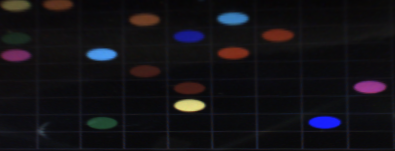
#> input picture camera/postHomographFlow.png, 395 x 151 px, found by its file name
$ python findGrid.py
#> lines starting #> are read from the running program, lines starting #| are printed output that depends on the picture; after the words box and inside, x2 and y2 are one past the last pixel; in counts of white or black regions, pixels touching at a corner belong together
import cv2 as cv

xDiff = 42
yDiff = 16

arr = [[[-1, -1, -1] for _ in range(9)] for _ in range(9)]

img = cv.imread('./camera/postHomographFlow.png')
#> img is the input picture: shape (151, 395, 3); mean B, G, R 21.8, 17.5, 19.3
start = xDiff // 2, yDiff // 2
for row in range(len(arr)):
  for col in range(len(arr[row])):
    if(start[1] + yDiff * row > len(img) or start[0] + xDiff * col > len(img[0])):
      print('Out of bounds')
      break
    # print(img[start[1] + yDiff * row][start[0] + xDiff * col])
    arr[row][col] = list(img[start[1] + yDiff * row][start[0] + xDiff * col])
    cv.circle(img, [start[0] + xDiff * col, start[1] + yDiff * row], 2, [0, 255, 0], -1)
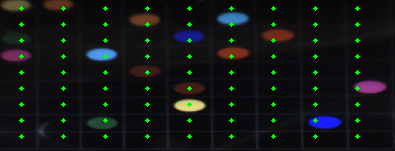
#> img: shape (151, 395, 3); 1.77% of pixels changed, all inside (x1, y1, x2, y2) = (19, 6, 360, 139)
#> after the loop, arr = 9 items

cv.imshow('name', img)
cv.waitKey(0)
cv.destroyAllWindows()

for a in arr:
  print(a)
#> this loop made 9 passes
#| [[51, 83, 89], [27, 42, 74], [10, 7, 8], [9, 8, 9], [9, 8, 9], [17, 12, 10], [12, 10, 9], [11, 10, 10], [10, 9, 10]]
#| [[11, 10, 12], [12, 11, 11], [13, 12, 14], [34, 56, 91], [17, 13, 15], [107, 82, 45], [12, 12, 14], [18, 12, 14], [16, 14, 15]]
#| [[33, 41, 27], [17, 16, 17], [18, 16, 17], [14, 16, 18], [133, 25, 24], [18, 17, 17], [26, 37, 85], [18, 19, 17], [18, 18, 19]]
#| [[98, 47, 116], [14, 14, 18], [240, 155, 78], [16, 16, 17], [16, 16, 17], [28, 44, 126], [10, 9, 11], [11, 10, 12], [13, 10, 9]]
#| [[14, 11, 15], [13, 13, 13], [16, 13, 13], [25, 30, 64], [12, 9, 11], [12, 10, 10], [13, 11, 10], [10, 11, 11], [14, 11, 12]]
#| [[14, 12, 15], [13, 12, 12], [13, 11, 10], [12, 9, 8], [24, 28, 69], [12, 10, 9], [12, 10, 10], [12, 10, 10], [136, 55, 148]]
#| [[16, 13, 14], [13, 10, 11], [10, 9, 8], [10, 8, 8], [130, 212, 219], [11, 8, 9], [12, 9, 8], [12, 11, 12], [16, 12, 13]]
#| [[18, 12, 13], [16, 12, 12], [49, 69, 32], [15, 10, 11], [12, 10, 9], [11, 10, 9], [15, 13, 12], [255, 33, 25], [16, 12, 13]]
#> (further printed lines are left out)

# DarkTeal DarkBrown Black Black Black Black Black Black Black
# Black Black Black Rust/Brown Black Tan/Gold Black Black Black
# Olive Black Black Black DeepBlue Black Maroon Black Black
# DeepPink Black SkyBlue Black Black Red Black Black Black
# Black Black Black DarkBlue Black Black Black Black Black
# Black Black Black Black DarkBlue Black Black Black Purple
# Black Black Black Black PaleGold Black Black Black Black
# Black Black DarkOlive Black Black Black Black BrightBlue Black
# Black Black Black Black Black Black Black Black Black
